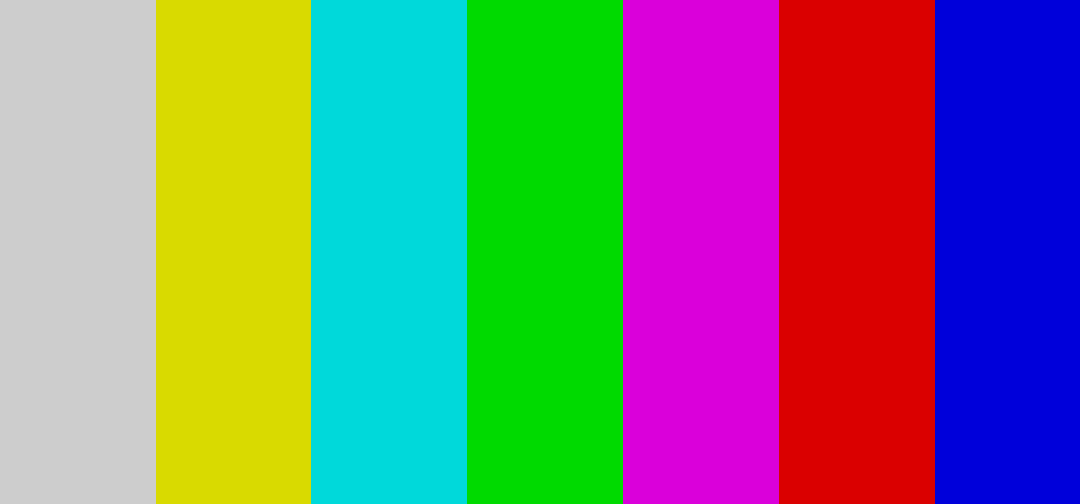
Frame 1 (no input)
Frame 60 (the mouse pressed at the canvas centre just before this capture): identical to frame 1, image omitted
Frame 120 (the mouse held since frame 60 and released just before this capture): identical to frame 1, image omitted

The Processing sketch that drew this single still picture (run headless with seeded random() and noise(); from frame 60 on, the mouse is pressed at the canvas centre):

// Processing sketch: Day_7_sketch2
// ── Day_7_sketch2.pde
void setup(){
size(1080, 504);
}

void draw(){
  noStroke();
  fill(205,205,205);
  rect(0,0,156,height);
  fill(217,218,0);
  rect(156,0,156,height);
  fill(0,217,218);
  rect(311,0,156,height);
  fill(0,218,0);
  rect(467,0,156,height);
  fill(218,0,218);
  rect(623,0,156,height);
  fill(218,0,0);
  rect(779,0,156,height);
  fill(0,0,218);
  rect(935,0,156,height);
  
}
